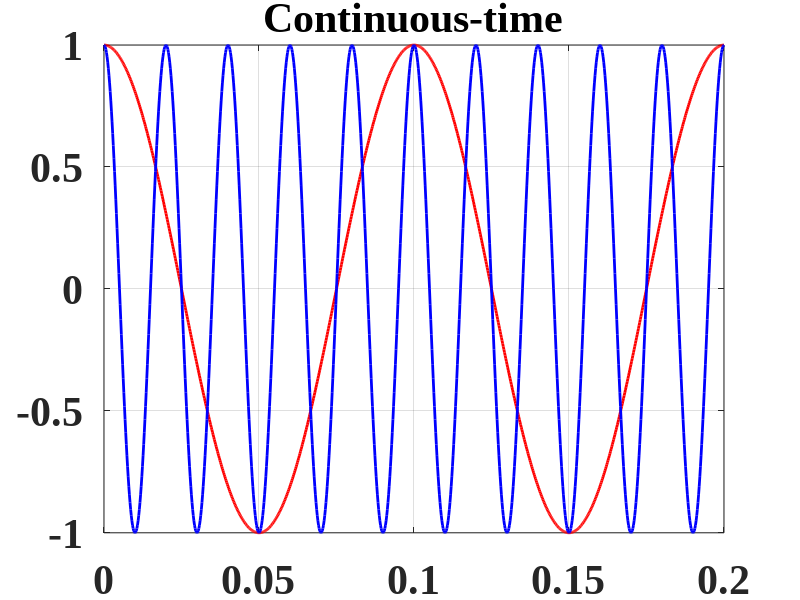
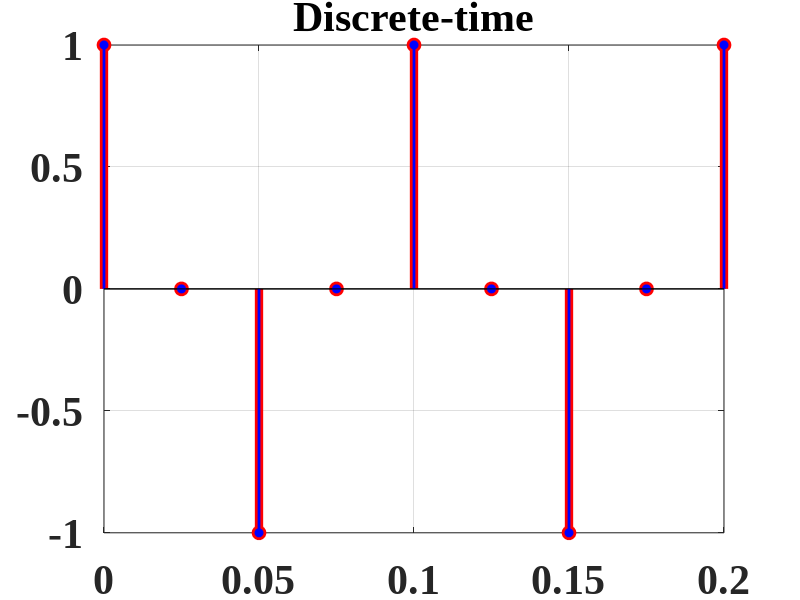

Here is the MATLAB script that generated these plots, in order:
clear all; close all;
startx=0;starty=0;width=1368;height=720;
figure('Position',[startx,starty,width,height]);
y = linspace(0,0.2,1001);
y2 = cos(2*pi*y*10);
y3 = cos(2*pi*y*50);
y4 = linspace(0,0.2,9);
y5 = cos(2*pi*y4*10);
y6 = cos(2*pi*y4*50);
plot(y,y2,'r', 'LineWidth',2);
hold on;
plot(y,y3,'b', 'LineWidth',2);
grid on
title('Continuous-time');
set(gca,'FontSize',30,'fontWeight','bold', 'FontName', 'Times New Roman');
set(findall(gcf,'type','text'),'FontSize',30,'fontWeight','bold', 'FontName', 'Times New Roman');
print -djpg cnts.jpg -r600
figure('Position',[startx,starty,width,height]);
stem(y4,y5,'r', 'LineWidth',6,'filled','Markersize',10);
hold on;
stem(y4,y6,'b', 'LineWidth',2,'filled','Markersize',6);
grid on
title('Discrete-time');
set(gca,'FontSize',30,'fontWeight','bold', 'FontName', 'Times New Roman');
set(findall(gcf,'type','text'),'FontSize',30,'fontWeight','bold', 'FontName', 'Times New Roman');
print -djpg dscrt.jpg -r600